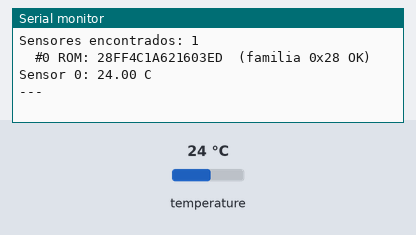
Recording of a sketch running on a simulated Arduino Uno, built with avr-gcc and run on an emulated ATmega328P. Shown: the last lines printed to the serial monitor. Inputs (shaded band) come from the test bench; at power-on: temperature 24 °C.

Above: at 1.7 s.
1.8 s: temperature set to 12 °C
At 5.2 s:
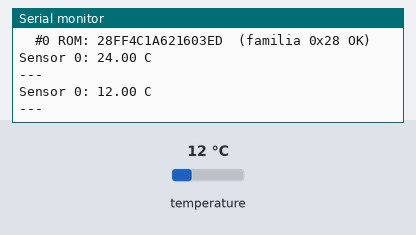
5.5 s: temperature set to 19 °C
At 7.4 s:
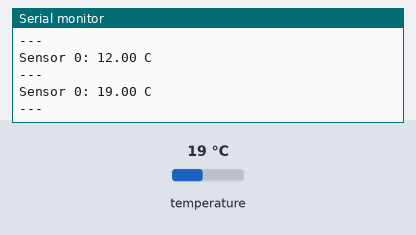
Timing chart, 0 to 8.9 s (numbered marks = the images above; inputs shaded):
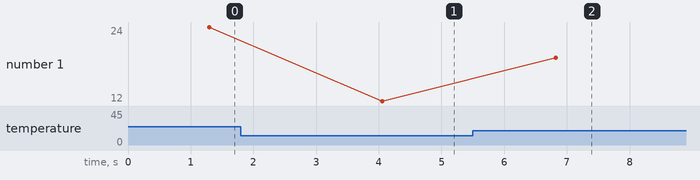

The sketch:

ds18b20_esp32.ino
```cpp
/*
 * DS18B20 sonda sumergible - Lectura de temperatura por 1-Wire
 * Placa: ESP32 (cualquiera) / Arduino
 *
 * Conexion (cables de la sonda):
 *   ROJO     (VDD) -> 3.3V
 *   AMARILLO (DQ)  -> GPIO 4  + resistencia 4.7k entre AMARILLO y ROJO
 *   NEGRO    (GND) -> GND
 *
 * La resistencia de 4.7k es OBLIGATORIA y NO viene con la sonda.
 * Sin ella vas a leer -127 C.
 *
 * OJO: los colores no son estandar y varian por lote. Hay sondas con
 * azul en vez de negro, o blanco en vez de amarillo. Verifica con
 * multimetro antes de alimentar: invertir VDD y GND puede quemarla.
 *
 * Librerias: OneWire + DallasTemperature (ver la guia de software)
 */

#include <OneWire.h>
#include <DallasTemperature.h>

#define PIN_ONEWIRE 4          // cambiar segun tu cableado

OneWire oneWire(PIN_ONEWIRE);
DallasTemperature sensores(&oneWire);

int cantidad = 0;

void buscarSensores();

void setup() {
  Serial.begin(115200);
  delay(500);

  sensores.begin();
  buscarSensores();
}

// Busca los sensores del bus y lista el ROM de cada uno.
// Se puede llamar las veces que haga falta.
void buscarSensores() {
  cantidad = sensores.getDeviceCount();

  Serial.print("Sensores encontrados: ");
  Serial.println(cantidad);

  if (cantidad == 0) {
    Serial.println("Ninguno. Revisa el pull-up de 4.7k y el cableado.");
    return;
  }

  // Imprime el ROM de 64 bits de cada sensor (util para identificarlos)
  for (int i = 0; i < cantidad; i++) {
    DeviceAddress rom;
    if (sensores.getAddress(rom, i)) {
      Serial.print("  #");
      Serial.print(i);
      Serial.print(" ROM: ");
      for (uint8_t b = 0; b < 8; b++) {
        if (rom[b] < 16) Serial.print("0");
        Serial.print(rom[b], HEX);
      }
      // El byte 0 es el codigo de familia: 0x28 = DS18B20 legitimo
      Serial.println(rom[0] == 0x28 ? "  (familia 0x28 OK)" : "  (familia RARA)");
    }
  }

  sensores.setResolution(12);   // 12 bits = 0.0625 C, conversion de 750 ms
}

void loop() {
  // Si no hay ninguno, reintenta cada 2 s: asi lo detecta aunque lo
  // enchufes despues de encender la placa.
  if (cantidad == 0) {
    delay(2000);
    sensores.begin();
    buscarSensores();
    return;
  }

  sensores.requestTemperatures();   // dispara la conversion y espera

  for (int i = 0; i < cantidad; i++) {
    float t = sensores.getTempCByIndex(i);

    Serial.print("Sensor ");
    Serial.print(i);
    Serial.print(": ");

    // DEVICE_DISCONNECTED_C vale -127.0
    if (t == DEVICE_DISCONNECTED_C) {
      Serial.println("SIN RESPUESTA (-127) -> cableado o pull-up");
    } else if (t == 85.0) {
      // 85.0 exacto es el valor de reset del registro: no llego a convertir
      Serial.println("85.00 C sospechoso -> alimentacion floja o lectura prematura");
    } else {
      Serial.print(t, 2);
      Serial.println(" C");
    }
  }

  Serial.println("---");
  delay(2000);
}
```

Measured:
- after the input at 1.8 s, the serial monitor: prints a new line after 2.3 s (image 1)
- after the input at 5.5 s, the serial monitor: prints a new line after 1.3 s (image 2)
- plotted number 1: 24 → 12 after the input at 1.8 s, 12 → 19 after the input at 5.5 s
